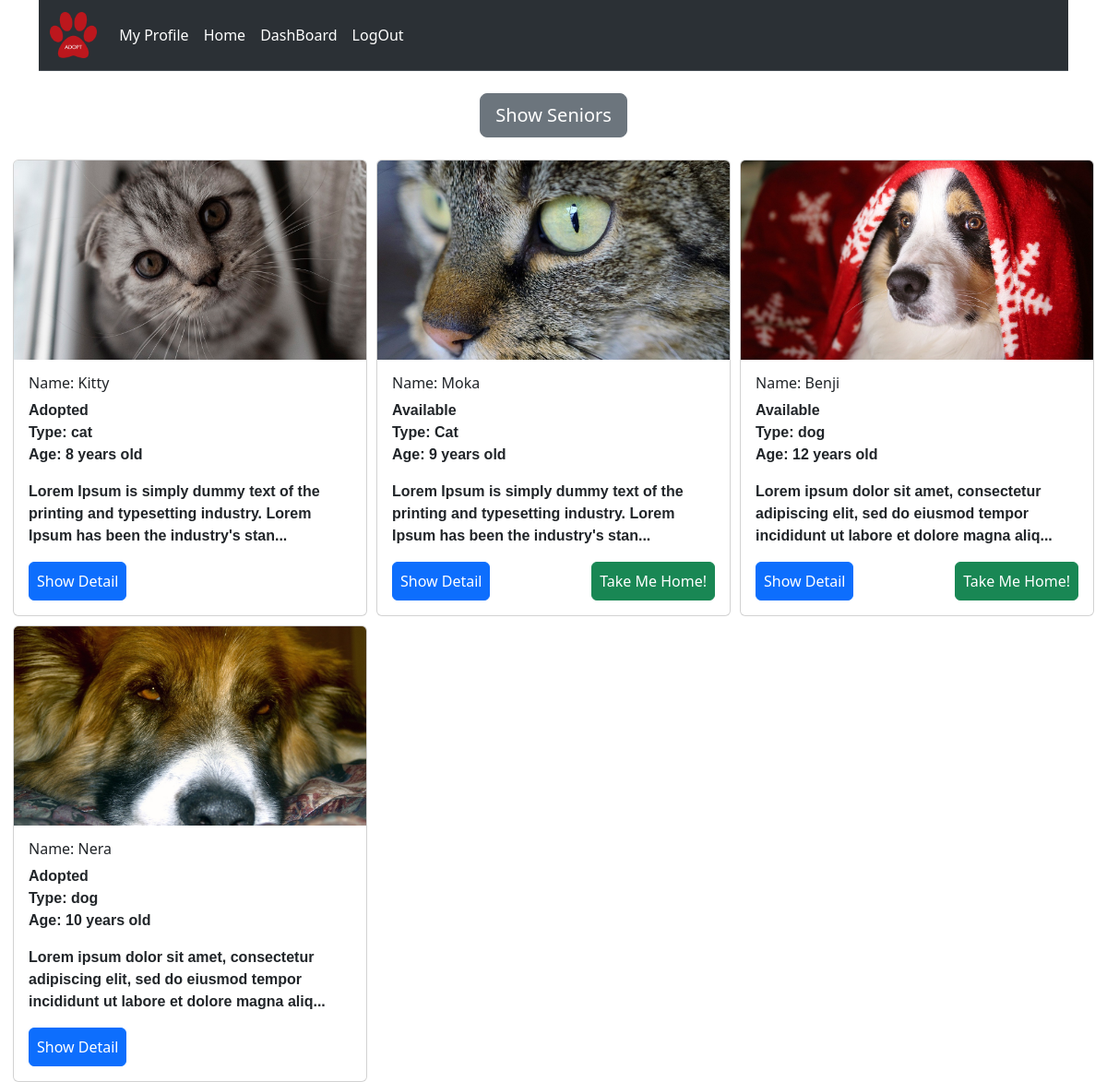
/home.php?senior=yes (signed in), run on the app's committed database.
### tables this page shows
CREATE TABLE `animal` (
  `id` int(11) NOT NULL,
  `name` varchar(255) NOT NULL,
  `picture` varchar(255) NOT NULL,
  `location` varchar(255) NOT NULL,
  `description` varchar(1000) NOT NULL,
  `size` enum('Small','Medium','Large') DEFAULT 'Small',
  `age` smallint(6) DEFAULT NULL,
  `vaccinated` enum('Yes','No') DEFAULT 'Yes',
  `status` enum('Adopted','Available') DEFAULT 'Available',
  `type` varchar(100) DEFAULT NULL,
  `breed` varchar(100) DEFAULT NULL
);

### home.php (the view, shortened to what this page needs)
<?php
    require_once  "public/db_connect.php";
    if (isset($_GET['senior'])) {
        $sql = "SELECT * FROM animal where age >= 8";
    } else {
        $sql = "SELECT * FROM animal";
    }
    $result = mysqli_query($connect, $sql);
    $layout="";
    if (mysqli_num_rows($result)) {
        while($row = mysqli_fetch_assoc($result)) {
            $layout .= "
            <div class='card' style='width: 24rem;'>
            <img class='card-img-top' src='picture_animal/{$row['picture']}' alt='Card image cap'>
            <div class='card-body'>
              <h5 class='card-title'>Name: {$row['name']}</h5>
              <p class='card-text'>
              {$row['status']} <br>
              Type: {$row['type']} <br>
              Age: {$row['age']} years old
              </p>
              <p class='card-text'>";
              $layout .= substr($row['description'],0,120)."...";
              $layout .= "</p>";
            $layout .="<div class='d-flex justify-content-between'>
            <a href='detail.php?detail={$row['id']}' class='btn btn-primary p-2'>Show Detail</a>";
            if ($row['status'] == 'Available') {
                $layout.="<a href='detail.php?detail={$row['id']}&adoption=yes' class='btn btn-success p-2'>Take Me Home!</a>";
            }
            $layout.="</div>
              </div>
          </div>";
        }
    } else {
        $layout="No Result!";
    }
?>
<!doctype html>
<html  lang="en">
    <head>
       <link rel="stylesheet" href="css/main.css">
       <link href="https://cdn.jsdelivr.net/npm/bootstrap@5.3.0/dist/css/bootstrap.min.css"  rel="stylesheet">
    </head>
    <body>
    <div class="container">
        <?php
        include  "public/navbar.php";
        ?>
        <div class="d-flex justify-content-center m-4">
            <div>
                <a href='home.php?senior=yes' class='btn btn-secondary btn-lg'>Show Seniors</a>
            </div>
        </div>
        <div class="d-flex justify-content-center">
        <div class="wrapper2">
            <?= $layout ?>
        </div>
        </div>
    </div>
    </body>
</html>

### CSS/main.css (style rules this page uses)
.card-img-top { width: 100%; height: 18vw; object-fit: cover; }
body,html { padding : 0px; margin: 0px; box-sizing: border-box; }
.wrapper2 { display: grid; grid-template-columns: auto auto auto ; grid-gap: 10px; }
.card-text { font-family:'Franklin Gothic Medium', 'Arial Narrow', Arial, sans-serif; font-weight: bold; }
.card-title { font-size: 1em; }

### data on the page
animal: picture (picture), name "Kitty", status "Adopted", type "cat", age "8", value "Lorem Ipsum is simply dummy text of the printing and typesetting industry. Lorem Ipsum has been the industry's stan..."
animal: picture (picture), name "Moka", status "Available", type "Cat", age "9", value "Lorem Ipsum is simply dummy text of the printing and typesetting industry. Lorem Ipsum has been the industry's stan..."
animal: picture (picture), name "Benji", status "Available", type "dog", age "12", value "Lorem ipsum dolor sit amet, consectetur adipiscing elit, sed do eiusmod tempor incididunt ut labore et dolore magna aliq..."
animal: picture (picture), name "Nera", status "Adopted", type "dog", age "10", value "Lorem ipsum dolor sit amet, consectetur adipiscing elit, sed do eiusmod tempor incididunt ut labore et dolore magna aliq..."
